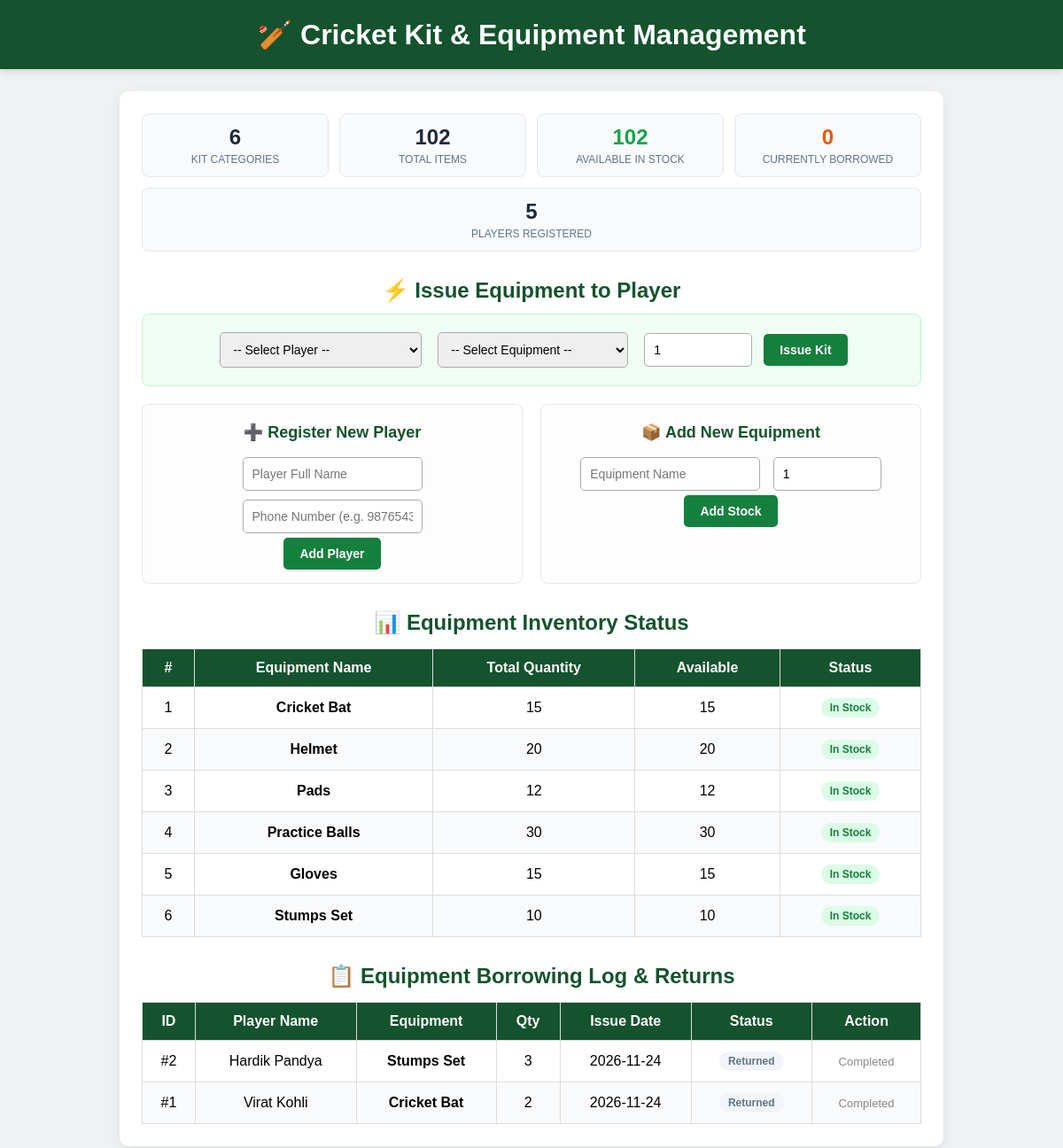
Before: / with the older database file.
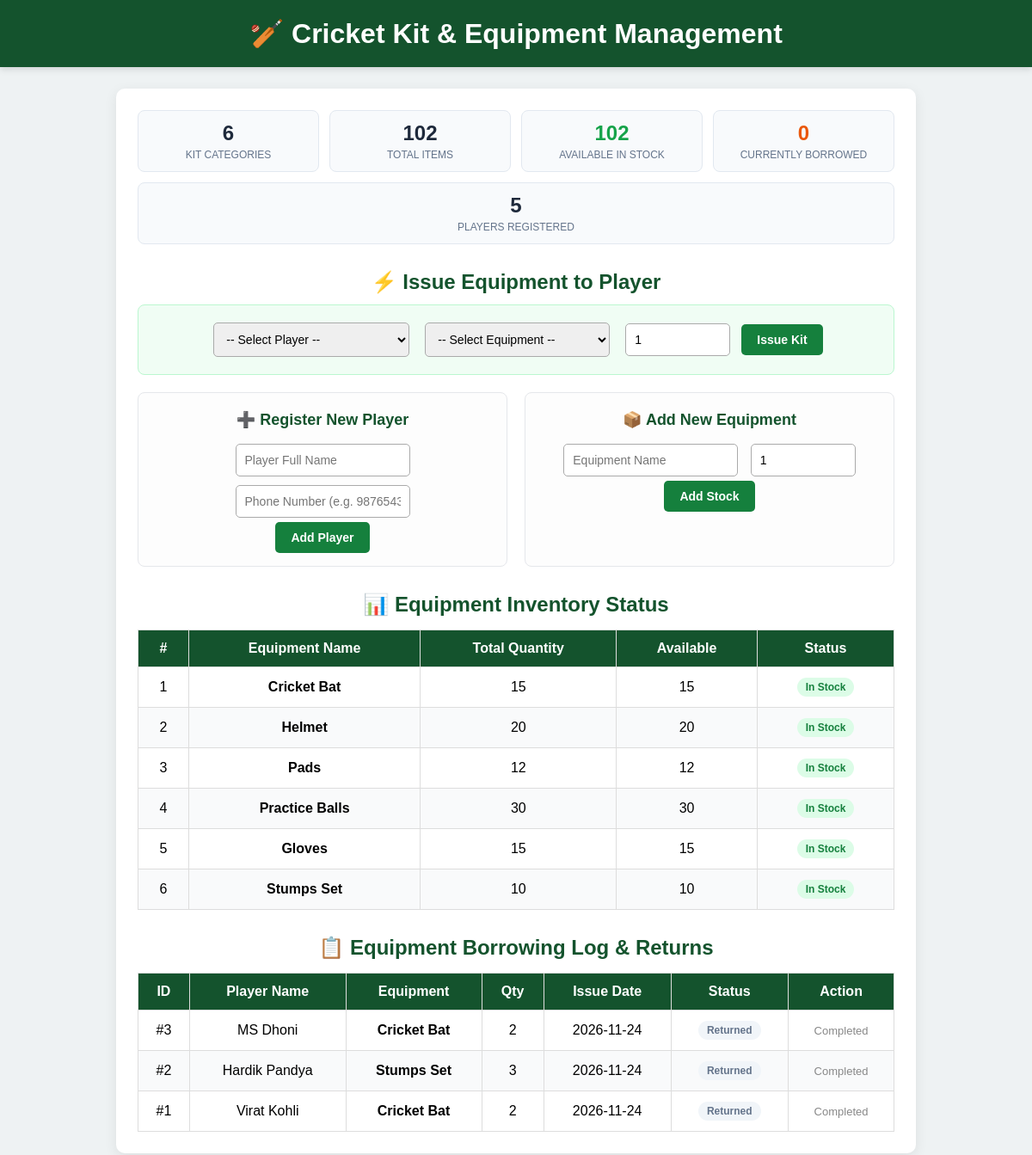
After: the same page with the newer database file.
### tables this page shows
CREATE TABLE equipment (
                id INTEGER PRIMARY KEY AUTOINCREMENT,
                name TEXT NOT NULL,
                quantity INTEGER NOT NULL,
                available INTEGER NOT NULL
            );

CREATE TABLE borrowing (
                id INTEGER PRIMARY KEY AUTOINCREMENT,
                player_id INTEGER REFERENCES players(id) ON DELETE CASCADE,
                equipment_id INTEGER REFERENCES equipment(id) ON DELETE CASCADE,
                quantity INTEGER NOT NULL,
                issue_date TEXT DEFAULT (DATE('now')),
                status TEXT DEFAULT 'Borrowed'
            );

CREATE TABLE players (
                id INTEGER PRIMARY KEY AUTOINCREMENT,
                name TEXT NOT NULL,
                phone TEXT
            );

### app.py (the view)
@app.route("/")
def index():
    conn = get_db_connection()
    cursor = conn.cursor()
    if USE_POSTGRES:
        cursor.execute("SELECT id, name, quantity, available FROM equipment ORDER BY id ASC;")
        equipment_cols = [desc[0] for desc in cursor.description]
        equipment = [dict(zip(equipment_cols, row)) for row in cursor.fetchall()]
        cursor.execute("SELECT id, name, phone FROM players ORDER BY name ASC;")
        players_cols = [desc[0] for desc in cursor.description]
        players = [dict(zip(players_cols, row)) for row in cursor.fetchall()]
        cursor.execute("""
            SELECT b.id, p.name AS player_name, e.name AS equipment_name,
                   b.quantity, b.issue_date, b.status, b.equipment_id
            FROM borrowing b
            JOIN players p ON b.player_id = p.id
            JOIN equipment e ON b.equipment_id = e.id
            ORDER BY b.id DESC;
        """)
        borrowing_cols = [desc[0] for desc in cursor.description]
        borrowings = [dict(zip(borrowing_cols, row)) for row in cursor.fetchall()]
    else:
        cursor.execute("SELECT id, name, quantity, available FROM equipment ORDER BY id ASC;")
        equipment = [dict(row) for row in cursor.fetchall()]
        cursor.execute("SELECT id, name, phone FROM players ORDER BY name ASC;")
        players = [dict(row) for row in cursor.fetchall()]
        cursor.execute("""
            SELECT b.id, p.name AS player_name, e.name AS equipment_name,
                   b.quantity, b.issue_date, b.status, b.equipment_id
            FROM borrowing b
            JOIN players p ON b.player_id = p.id
            JOIN equipment e ON b.equipment_id = e.id
            ORDER BY b.id DESC;
        """)
        borrowings = [dict(row) for row in cursor.fetchall()]
    conn.close()
    total_items = sum(item["quantity"] for item in equipment)
    available_items = sum(item["available"] for item in equipment)
    borrowed_items = sum(b["quantity"] for b in borrowings if b["status"] == "Borrowed")
    stats = {
        "total_types": len(equipment),
        "total_items": total_items,
        "available_items": available_items,
        "borrowed_items": borrowed_items,
        "total_players": len(players),
    }
    return render_template(
        "index.html",
        equipment=equipment,
        players=players,
        borrowings=borrowings,
        stats=stats
    )

### app.py (called while the page is built)
def get_db_connection():
    if USE_POSTGRES:
        import psycopg2
        if DATABASE_URL:
            return psycopg2.connect(DATABASE_URL)
        else:
            return psycopg2.connect(
                host=PG_HOST,
                port=PG_PORT,
                user=PG_USER,
                password=PG_PASSWORD,
                dbname=PG_DBNAME
            )
    else:
        conn = sqlite3.connect(DB_PATH)
        conn.row_factory = sqlite3.Row
        return conn

### templates/index.html (shortened to what this page needs)
<!DOCTYPE html>
<html lang="en">
<head>
    <link rel="stylesheet" href="{{ url_for('static', filename='style.css') }}">
    <link rel="stylesheet" href="../static/style.css">
</head>
<body>
    <h1>🏏 Cricket Kit & Equipment Management</h1>
    <div class="container">
        <div class="stats-grid">
            <div class="stat-card">
                <span class="stat-num">{{ stats.total_types }}</span>
                <span class="stat-label">Kit Categories</span>
            </div>
            <div class="stat-card">
                <span class="stat-num">{{ stats.total_items }}</span>
                <span class="stat-label">Total Items</span>
            </div>
            <div class="stat-card highlight-green">
                <span class="stat-num">{{ stats.available_items }}</span>
                <span class="stat-label">Available In Stock</span>
            </div>
            <div class="stat-card highlight-orange">
                <span class="stat-num">{{ stats.borrowed_items }}</span>
                <span class="stat-label">Currently Borrowed</span>
            </div>
            <div class="stat-card">
                <span class="stat-num">{{ stats.total_players }}</span>
                <span class="stat-label">Players Registered</span>
            </div>
        </div>
        <h2>⚡ Issue Equipment to Player</h2>
        <form action="{{ url_for('borrow') }}" method="POST" class="action-form">
            <select name="player_id" required>
                <option value="" disabled selected>-- Select Player --</option>
            </select>
            <select name="equipment_id" required>
                <option value="" disabled selected>-- Select Equipment --</option>
            </select>
            <input type="number" name="quantity" min="1" value="1" placeholder="Quantity" required style="width: 100px;">
            <button type="submit">Issue Kit</button>
        </form>
        <div class="grid-two">
            <div class="sub-card">
                <h2>➕ Register New Player</h2>
                <form action="{{ url_for('add_player') }}" method="POST">
                    <input type="text" name="name" placeholder="Player Full Name" required>
                    <input type="tel" name="phone" placeholder="Phone Number (e.g. 9876543210)" pattern="[0-9]{10}" title="Please enter a 10-digit phone number" required>
                    <br>
                    <button type="submit">Add Player</button>
                </form>
            </div>
            <div class="sub-card">
                <h2>📦 Add New Equipment</h2>
                <form action="{{ url_for('add_equipment') }}" method="POST">
                    <input type="text" name="name" placeholder="Equipment Name" required>
                    <input type="number" name="quantity" min="1" value="1" placeholder="Quantity" required style="width: 100px;">
                    <br>
                    <button type="submit">Add Stock</button>
                </form>
            </div>
        </div>
        <h2>📊 Equipment Inventory Status</h2>
        <table>
            <thead>
                <tr>
                    <th>#</th>
                    <th>Equipment Name</th>
                    <th>Total Quantity</th>
                    <th>Available</th>
                    <th>Status</th>
                </tr>
            </thead>
            <tbody>
                {% if equipment %}
                    {% for item in equipment %}
                        <tr>
                            <td>{{ item.id }}</td>
                            <td><strong>{{ item.name }}</strong></td>
                            <td>{{ item.quantity }}</td>
                            <td>{{ item.available }}</td>
                            <td>
                                {% if item.available == 0 %}
                                    <span class="badge badge-danger">Out of Stock</span>
                                {% elif item.available <= 3 %}
                                    <span class="badge badge-warning">Low Stock ({{ item.available }})</span>
                                {% else %}
                                    <span class="badge badge-success">In Stock</span>
                                {% endif %}
                            </td>
                        </tr>
                    {% endfor %}
                {% else %}
                    <tr>
                        <td colspan="5">No equipment records found in database.</td>
                    </tr>
                {% endif %}
            </tbody>
        </table>
        <h2>📋 Equipment Borrowing Log & Returns</h2>
        <table>
            <thead>
                <tr>
                    <th>ID</th>
                    <th>Player Name</th>
                    <th>Equipment</th>
                    <th>Qty</th>
                    <th>Issue Date</th>
                    <th>Status</th>
                    <th>Action</th>
                </tr>
            </thead>
            <tbody>
                {% if borrowings %}
                    {% for b in borrowings %}
                        <tr>
                            <td>#{{ b.id }}</td>
                            <td>{{ b.player_name }}</td>
                            <td><strong>{{ b.equipment_name }}</strong></td>
                            <td>{{ b.quantity }}</td>
                            <td>{{ b.issue_date }}</td>
                            <td>
                                {% if b.status == 'Borrowed' %}
                                    <span class="badge badge-warning">Borrowed</span>
                                {% else %}
                                    <span class="badge badge-secondary">Returned</span>
                                {% endif %}
                            </td>
                            <td>
                                {% if b.status == 'Borrowed' %}
                                    <form action="{{ url_for('return_kit', borrow_id=b.id) }}" method="POST" style="margin: 0; display: inline;">
                                        <button type="submit" class="btn-return">Return Kit</button>
                                    </form>
                                {% else %}
                                    <span class="text-muted">Completed</span>
                                {% endif %}
                            </td>
                        </tr>
                    {% endfor %}
                {% else %}
                    <tr>
                        <td colspan="7">No items borrowed yet.</td>
                    </tr>
                {% endif %}
            </tbody>
        </table>
    </div>
</body>
</html>

### static/style.css (style rules this page uses)
body { font-family: Arial, sans-serif; background: #eef2f3; margin: 0; text-align: center; }
h1 { background: #14532d; color: white; padding: 20px; margin: 0; box-shadow: 0 2px 8px rgba(0, 0, 0, 0.15); }
.container { background: white; max-width: 880px; margin: 25px auto; padding: 25px; border-radius: 10px; box-shadow: 0 4px 15px rgba(0, 0, 0, 0.08); }
h2 { color: #14532d; margin-top: 30px; margin-bottom: 12px; }
input, select { padding: 10px; margin: 5px; border: 1px solid #aaa; border-radius: 5px; font-size: 14px; }
button { background: #15803d; color: white; padding: 10px 18px; border: none; border-radius: 5px; cursor: pointer; font-size: 14px; font-weight: bold; transition: background 0.2s; }
table { width: 100%; border-collapse: collapse; margin-top: 15px; }
th, td { padding: 12px; border: 1px solid #ddd; }
th { background: #14532d; color: white; }
tr:nth-child(even) { background: #f9fafb; }
.stats-grid { display: flex; flex-wrap: wrap; gap: 12px; justify-content: space-between; margin-bottom: 25px; }
.stat-card { flex: 1 1 calc(20% - 12px); min-width: 130px; background: #f8fafc; border: 1px solid #e2e8f0; border-radius: 8px; padding: 12px; display: flex; flex-direction: column; align-items: center; }
.stat-num { font-size: 24px; font-weight: bold; color: #1e293b; }
.stat-label { font-size: 12px; color: #64748b; margin-top: 4px; text-transform: uppercase; }
.highlight-green .stat-num { color: #16a34a; }
.highlight-orange .stat-num { color: #ea580c; }
.grid-two { display: flex; gap: 20px; margin-top: 20px; text-align: center; }
.sub-card { flex: 1; background: #fdfdfd; border: 1px solid #e5e7eb; border-radius: 8px; padding: 15px; }
.sub-card h2 { font-size: 18px; margin-top: 5px; }
.action-form { background: #f0fdf4; border: 1px solid #bbf7d0; padding: 15px; border-radius: 8px; display: flex; flex-wrap: wrap; justify-content: center; align-items: center; gap: 8px; }
.badge { display: inline-block; padding: 4px 10px; border-radius: 12px; font-size: 12px; font-weight: bold; }
.badge-success { background-color: #dcfce7; color: #15803d; }
.badge-secondary { background-color: #f1f5f9; color: #64748b; }
.text-muted { color: #888; font-size: 13px; }

Changed rows visible on the page:
added borrowing: id "3", player_name "MS Dhoni", equipment_name "Cricket Bat", quantity "2", issue_date "2026-11-24", status "Returned"
